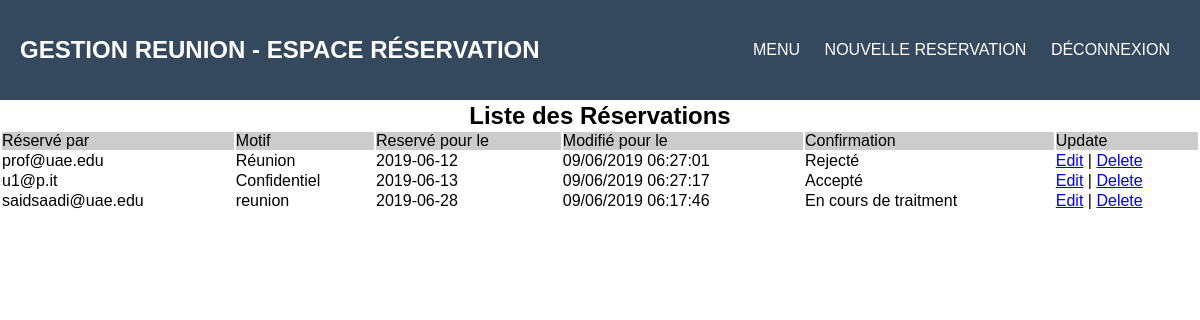
/admin/reservation/reservation.php, run on the app's committed database.
### tables this page shows
CREATE TABLE IF NOT EXISTS `reservation` (
  `id_res` int(11) NOT NULL AUTO_INCREMENT,
  `email` varchar(255) NOT NULL,
  `motif` varchar(255) NOT NULL,
  `date_res` varchar(255) NOT NULL,
  `date_m` varchar(255) NOT NULL,
  `conf` varchar(255) NOT NULL,
  PRIMARY KEY (`id_res`)
);

### admin/reservation/reservation.php (the view, shortened to what this page needs)
<?php
include_once("../../cxn.php");
$select = "SELECT * FROM reservation ORDER BY id_res DESC";
$result = mysqli_query($db, $select);
?>
<html>
<head>
<link rel="stylesheet" href="../../css/style2.css">
    <link rel="stylesheet" href="https://use.fontawesome.com/releases/v5.6.1/css/all.css">
</head>
<body>
<div class="header">
    <h2 class="logo">Gestion Reunion - Espace Réservation</h2>
    <ul class="menu">
                <a href="../index.php">Menu</a>
                <a href="add.html">Nouvelle Reservation</a>
                <a href="../../login_admin.php">Déconnexion</a>
    </ul>
  </div>
<table align="center" width='100%' border=0>
    <tr>
        <td align="center" colspan="6"><h2>Liste des Réservations</h2></td>
    </tr>
	<tr bgcolor='#CCCCCC'>
		<td>Réservé par</td>
        <td>Motif</td>
		<td>Reservé pour le</td>
		<td>Modifié pour le</td>
		<td>Confirmation</td>
		<td>Update</td>
	</tr>
<?php
            while($res = mysqli_fetch_array($result)) {
                echo "<tr>";
                echo "<td>".$res['email']."</td>";
                echo "<td>".$res['motif']."</td>";
                echo "<td>".$res['date_res']."</td>";
                echo "<td>".$res['date_m']."</td>";
                echo "<td>".$res['conf']."</td>";
                echo "<td><a href=\"edit_res.php?id_res=$res[id_res]\">Edit</a> | <a href=\"delete_res.php?id_res=$res[id_res]\" onClick=\"return confirm('Are you sure you want to delete?')\">Delete</a></td>";
            }
	?>
	</table>
</body>
</html>

### css/style2.css (style rules this page uses)
* { margin: 0; padding: 0; font-family: "montserrat",sans-serif; }
.header { height: 100px; background: #34495e; padding: 0 20px; color: #fff; }
.logo { line-height: 100px; float: left; text-transform: uppercase; }
.menu { float: right; line-height: 100px; }
.menu a { color: #fff; text-transform: uppercase; text-decoration: none; padding: 0 10px; transition: 0.4s; }

### data on the page
reservation: email "prof@uae.edu", motif "Réunion", date_res "2019-06-12", date_m "09/06/2019 06:27:01", conf "Rejecté"
reservation: email "u1@p.it", motif "Confidentiel", date_res "2019-06-13", date_m "09/06/2019 06:27:17", conf "Accepté"
reservation: email "saidsaadi@uae.edu", motif "reunion", date_res "2019-06-28", date_m "09/06/2019 06:17:46", conf "En cours de traitment"
